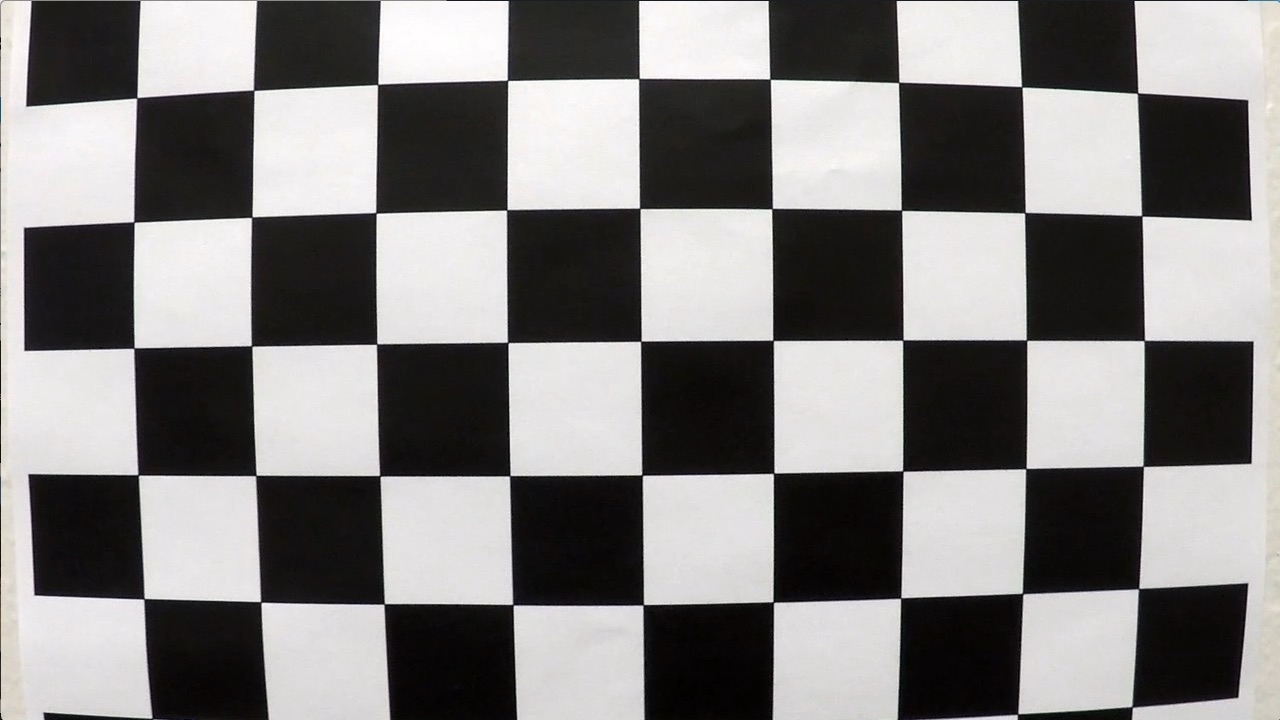
#> input picture camera_cal/calibration1.jpg, 1280 x 720 px
$ python z2.py
#> lines starting #> are read from the running program, lines starting #| are printed output that depends on the picture
import cv2
import numpy as np

# Učitaj kalibracione koeficijente
calib = np.load('calib.npz')
#> (reads calib.npz from the repository)
mtx = calib['mtx']
dist = calib['dist']

# Učitaj test sliku
img = cv2.imread('camera_cal/calibration1.jpg')  # promeni putanju ako treba
#> img is the input picture: shape (720, 1280, 3); mean B, G, R 127.8, 128.4, 130.1
h, w = img.shape[:2]
#> h = 720; w = 1280

# Dobij optimalnu novu kameru matricu
newCameraMtx, roi = cv2.getOptimalNewCameraMatrix(mtx, dist, (w, h), 1, (w, h))
#> roi = (31, 52, 1197, 622)

# Ukloni distorziju
undistorted = cv2.undistort(img, mtx, dist, None, newCameraMtx)
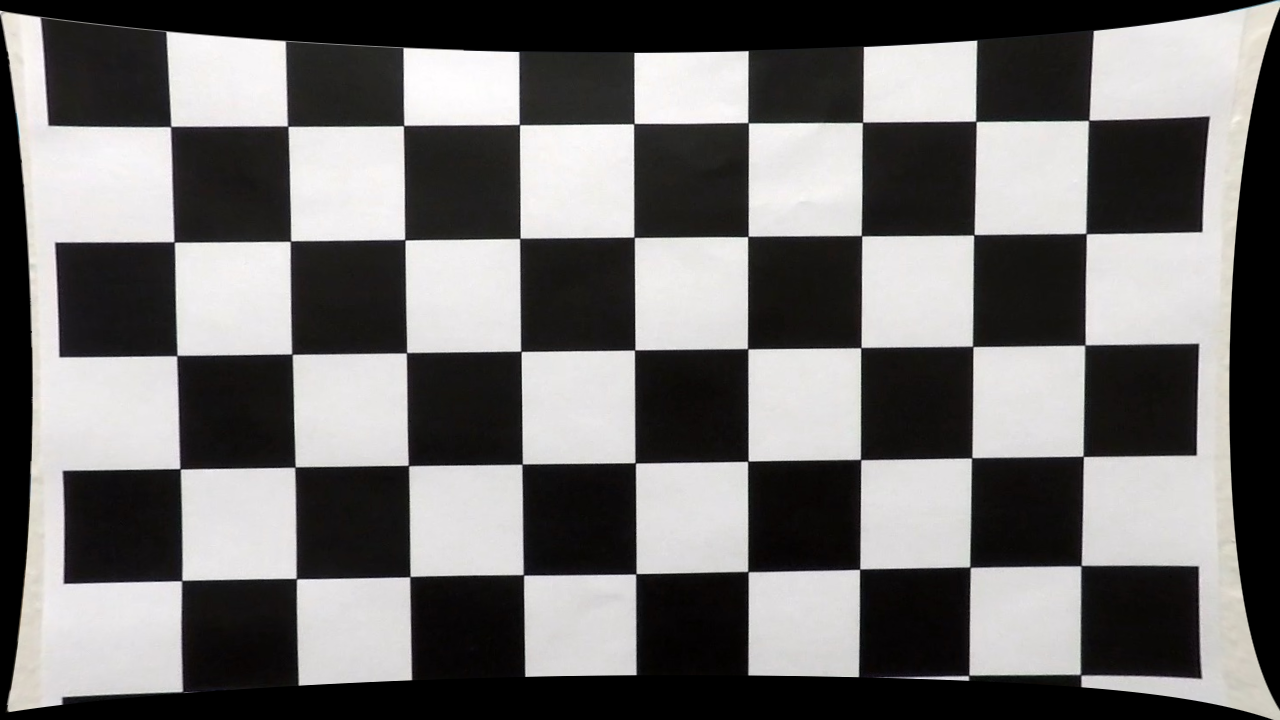
#> undistorted: shape (720, 1280, 3); mean B, G, R 111, 111.6, 113.1

# Prikaz originalne i ispravljene slike
cv2.imshow('Original vs Undistorted', np.hstack((img, undistorted)))
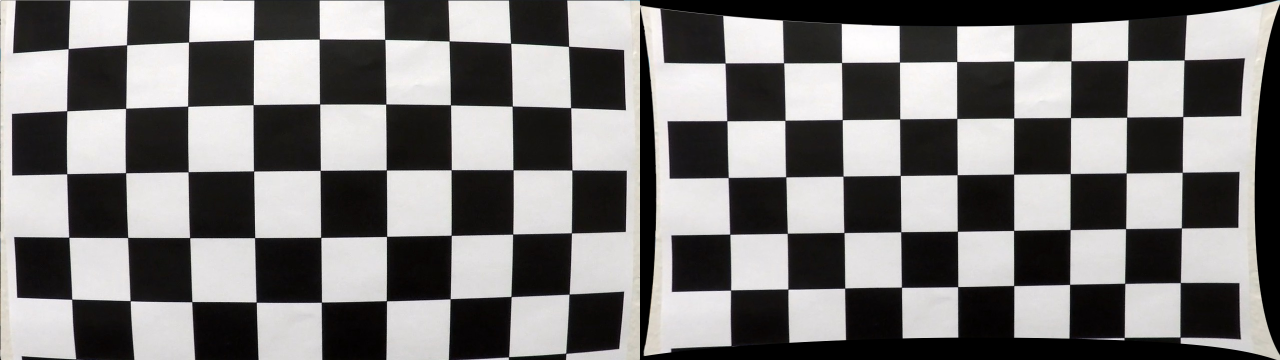
#> window 'Original vs Undistorted': shape (720, 2560, 3) (shown at 1/2 size); mean B, G, R 119.4, 120, 121.6
cv2.waitKey(0)
cv2.destroyAllWindows()
